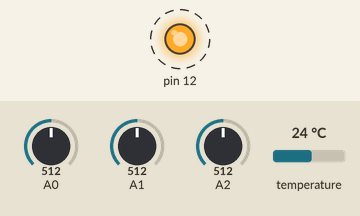
Recording of a sketch running on a simulated Arduino Uno, built with avr-gcc and run on an emulated ATmega328P. Shown: output pins drawn as LEDs (lit = HIGH). Dashed ring = blinking. The test bench sets the inputs (shaded band); at power-on: A0 = 512, A1 = 512, A2 = 512, temperature 24 °C. What the sketch prints to the serial monitor is not drawn.

Above: at 0.7 s.
Timing chart, 0 to 4.9 s (numbered marks = the images above):
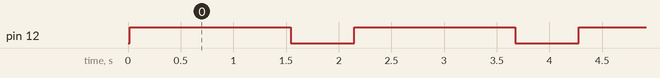

Measured:
- by itself, pin 12: alternates HIGH for 1.5 s and LOW for 0.60 s

The sketch:

arduino.ino
```cpp
#include <OneWire.h>
#include <DallasTemperature.h>
#include <EEPROM.h>
#include <GravityTDS.h>


// set up oneWire for temperature
OneWire oneWire(13);
DallasTemperature tempSensor(&oneWire);

// set up TDS
GravityTDS tds;


// setup code
void setup() {
  // initialize serial
  Serial.begin(9600);

  // initialize temperature sensor
  tempSensor.begin();

  // initialize turbidity sensor
  tds.setPin(A2);
  tds.setAref(5.0);
  tds.setAdcRange(1024);
  tds.begin();

  // configure temperature power pin
  pinMode(12, OUTPUT);
}


// method to get pH
float getpH() {
  // get 10 analog readings
  int buf[10];
  for(int i = 0; i < 10; i++) {
    buf[i] = analogRead(A0);
    delay(10);
  }

  // sort analog readings least to greatest
  for(int i = 0; i < 9; i++) {
    for(int j = i + 1; j < 10; j++) {
      if(buf[i] > buf[j]) {
        int temp = buf[i];
        buf[i] = buf[j];
        buf[j] = temp;
      }
    }
  }


  // find average analog reading
  float avgValue = 0;
  for(int i = 2; i < 8; i++) {
    avgValue += buf[i];
  }

  float millivolts = avgValue * 5.0 / 1024 / 6;

  float offset = 0;
  float pH = 3.5 * millivolts + offset;
  return pH;
}


// method to get total dissolved solids
float getTDS() {
  tds.setTemperature(getTemperature());
  tds.update();
  return tds.getTdsValue();
}


// method to get turbidity reading
int getTurbidity() {
  // get analog reading
  int sensorValue = analogRead(A1);

  // convert analog value to voltage
  float voltage = sensorValue * (5.0 / 1024.0);

  int turbidity = (int) (-1120.4 * square(voltage) + 5742.3 * voltage - 4353.8);

  return turbidity;
}


// method to get temperature reading
float getTemperature() {
  digitalWrite(12, HIGH);

  // command to get temperatures
  tempSensor.requestTemperatures();

  // read temperature in Celsius
  float tempCelsius = tempSensor.getTempCByIndex(0);

  // convert Celsius to Fahrenheit
  float tempFahrenheit = tempCelsius * 9 / 5 + 32;

  digitalWrite(12, LOW);

  return tempFahrenheit;
}


// main code
void loop() {
  Serial.println(
    String(getpH()) + ", " +
    String(getTDS()) + ", " +
    String(getTurbidity()) + ", " +
    String(getTemperature())
  );

  delay(500);
}
```
